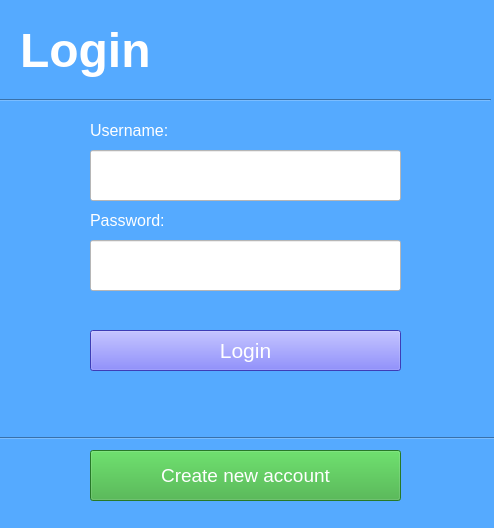
<?xml version="1.0" encoding="UTF-8"?>
<ui version="4.0">
 <class>loginWindow</class>
 <widget class="QMainWindow" name="loginWindow">
  <property name="geometry">
   <rect>
    <x>0</x>
    <y>0</y>
    <width>494</width>
    <height>528</height>
   </rect>
  </property>
  <property name="windowTitle">
   <string>MainWindow</string>
  </property>
  <property name="autoFillBackground">
   <bool>false</bool>
  </property>
  <property name="styleSheet">
   <string notr="true">color: rgb(255, 255, 255);
background-color: rgb(85, 170, 255);</string>
  </property>
  <widget class="QWidget" name="centralwidget">
   <widget class="QLabel" name="password_manager_text">
    <property name="geometry">
     <rect>
      <x>20</x>
      <y>0</y>
      <width>251</width>
      <height>101</height>
     </rect>
    </property>
    <property name="font">
     <font>
      <pointsize>36</pointsize>
      <weight>75</weight>
      <bold>true</bold>
     </font>
    </property>
    <property name="styleSheet">
     <string notr="true">font-weight: bold;</string>
    </property>
    <property name="text">
     <string>Login</string>
    </property>
   </widget>
   <widget class="Line" name="line">
    <property name="geometry">
     <rect>
      <x>0</x>
      <y>430</y>
      <width>511</width>
      <height>16</height>
     </rect>
    </property>
    <property name="orientation">
     <enum>Qt::Horizontal</enum>
    </property>
   </widget>
   <widget class="QPushButton" name="createNewAccount_pushButton">
    <property name="geometry">
     <rect>
      <x>90</x>
      <y>450</y>
      <width>311</width>
      <height>51</height>
     </rect>
    </property>
    <property name="font">
     <font>
      <pointsize>14</pointsize>
     </font>
    </property>
    <property name="styleSheet">
     <string notr="true">background-color: rgb(55, 170, 55);</string>
    </property>
    <property name="text">
     <string>Create new account</string>
    </property>
   </widget>
   <widget class="QLabel" name="username_text">
    <property name="geometry">
     <rect>
      <x>90</x>
      <y>120</y>
      <width>101</width>
      <height>21</height>
     </rect>
    </property>
    <property name="font">
     <font>
      <pointsize>12</pointsize>
     </font>
    </property>
    <property name="text">
     <string>Username:</string>
    </property>
   </widget>
   <widget class="QLabel" name="login_feedback_label">
    <property name="geometry">
     <rect>
      <x>30</x>
      <y>380</y>
      <width>441</width>
      <height>31</height>
     </rect>
    </property>
    <property name="font">
     <font>
      <pointsize>12</pointsize>
     </font>
    </property>
    <property name="styleSheet">
     <string notr="true">color: rgb(226, 0, 0);</string>
    </property>
    <property name="text">
     <string/>
    </property>
   </widget>
   <widget class="QPushButton" name="login_pushButton">
    <property name="geometry">
     <rect>
      <x>90</x>
      <y>330</y>
      <width>311</width>
      <height>41</height>
     </rect>
    </property>
    <property name="font">
     <font>
      <pointsize>16</pointsize>
     </font>
    </property>
    <property name="styleSheet">
     <string notr="true">background-color: rgb(85, 85, 255);</string>
    </property>
    <property name="text">
     <string>Login</string>
    </property>
   </widget>
   <widget class="QLineEdit" name="password_lineEdit">
    <property name="geometry">
     <rect>
      <x>90</x>
      <y>240</y>
      <width>311</width>
      <height>51</height>
     </rect>
    </property>
    <property name="font">
     <font>
      <pointsize>16</pointsize>
     </font>
    </property>
    <property name="styleSheet">
     <string notr="true">color: rgb(0, 0, 0);
background-color: rgb(255, 255, 255);</string>
    </property>
    <property name="text">
     <string/>
    </property>
   </widget>
   <widget class="QLabel" name="password_text">
    <property name="geometry">
     <rect>
      <x>90</x>
      <y>210</y>
      <width>101</width>
      <height>21</height>
     </rect>
    </property>
    <property name="font">
     <font>
      <pointsize>12</pointsize>
     </font>
    </property>
    <property name="text">
     <string>Password:</string>
    </property>
   </widget>
   <widget class="QLineEdit" name="username_lineEdit">
    <property name="geometry">
     <rect>
      <x>90</x>
      <y>150</y>
      <width>311</width>
      <height>51</height>
     </rect>
    </property>
    <property name="font">
     <font>
      <pointsize>16</pointsize>
     </font>
    </property>
    <property name="styleSheet">
     <string notr="true">color: rgb(0, 0, 0);
background-color: rgb(255, 255, 255);</string>
    </property>
    <property name="text">
     <string/>
    </property>
   </widget>
   <widget class="QLabel" name="login_text">
    <property name="geometry">
     <rect>
      <x>20</x>
      <y>80</y>
      <width>61</width>
      <height>31</height>
     </rect>
    </property>
    <property name="font">
     <font>
      <pointsize>14</pointsize>
     </font>
    </property>
    <property name="text">
     <string/>
    </property>
   </widget>
   <widget class="Line" name="line_2">
    <property name="geometry">
     <rect>
      <x>0</x>
      <y>90</y>
      <width>491</width>
      <height>20</height>
     </rect>
    </property>
    <property name="orientation">
     <enum>Qt::Horizontal</enum>
    </property>
   </widget>
   <widget class="QPushButton" name="hideShow_password_pushButton">
    <property name="geometry">
     <rect>
      <x>360</x>
      <y>250</y>
      <width>31</width>
      <height>31</height>
     </rect>
    </property>
    <property name="styleSheet">
     <string notr="true">background-color: rgb(255, 255, 255);
border: 0;</string>
    </property>
    <property name="text">
     <string/>
    </property>
    <property name="icon">
     <iconset>
      <normaloff>../../../../hide_eye.png</normaloff>../../../../hide_eye.png</iconset>
    </property>
    <property name="iconSize">
     <size>
      <width>23</width>
      <height>20</height>
     </size>
    </property>
   </widget>
  </widget>
  <widget class="QStatusBar" name="statusbar"/>
 </widget>
 <resources/>
 <connections/>
</ui>
